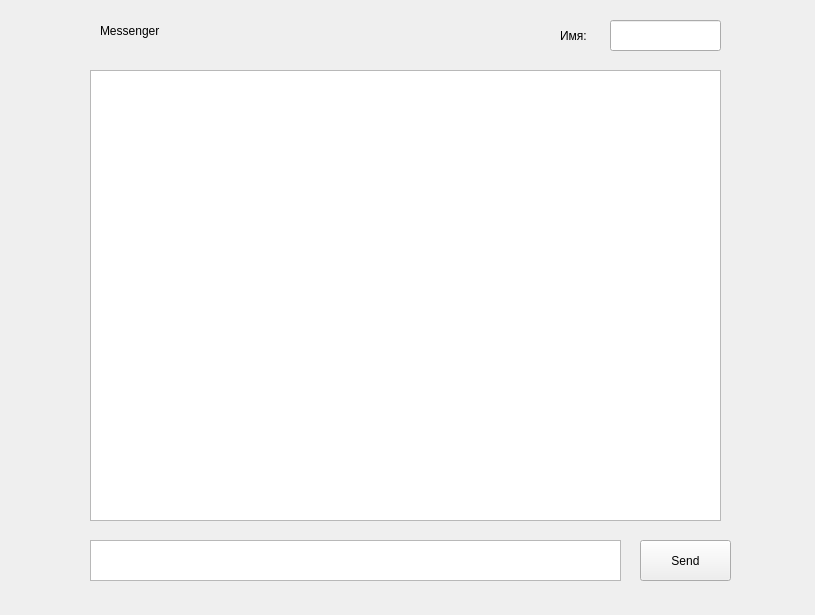
<?xml version="1.0" encoding="UTF-8"?>
<ui version="4.0">
 <class>MainWindow</class>
 <widget class="QMainWindow" name="MainWindow">
  <property name="geometry">
   <rect>
    <x>0</x>
    <y>0</y>
    <width>815</width>
    <height>615</height>
   </rect>
  </property>
  <property name="windowTitle">
   <string>Messenger</string>
  </property>
  <widget class="QWidget" name="centralwidget">
   <widget class="QPushButton" name="pushButton">
    <property name="geometry">
     <rect>
      <x>640</x>
      <y>540</y>
      <width>91</width>
      <height>41</height>
     </rect>
    </property>
    <property name="text">
     <string>Send</string>
    </property>
   </widget>
   <widget class="QLineEdit" name="lineEdit">
    <property name="geometry">
     <rect>
      <x>610</x>
      <y>20</y>
      <width>111</width>
      <height>31</height>
     </rect>
    </property>
   </widget>
   <widget class="QTextEdit" name="textEdit">
    <property name="geometry">
     <rect>
      <x>90</x>
      <y>540</y>
      <width>531</width>
      <height>41</height>
     </rect>
    </property>
   </widget>
   <widget class="QTextBrowser" name="textBrowser">
    <property name="geometry">
     <rect>
      <x>90</x>
      <y>70</y>
      <width>631</width>
      <height>451</height>
     </rect>
    </property>
   </widget>
   <widget class="QLabel" name="label">
    <property name="geometry">
     <rect>
      <x>560</x>
      <y>20</y>
      <width>41</width>
      <height>31</height>
     </rect>
    </property>
    <property name="text">
     <string>Имя:</string>
    </property>
   </widget>
   <widget class="QLabel" name="label_2">
    <property name="geometry">
     <rect>
      <x>100</x>
      <y>20</y>
      <width>61</width>
      <height>21</height>
     </rect>
    </property>
    <property name="text">
     <string>Messenger</string>
    </property>
   </widget>
  </widget>
 </widget>
 <resources/>
 <connections/>
</ui>
